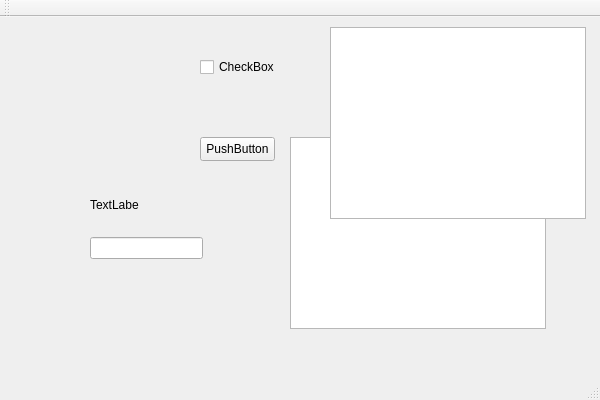
<?xml version="1.0" encoding="UTF-8"?>
<ui version="4.0">
 <class>PostgresGUIClass</class>
 <widget class="QMainWindow" name="PostgresGUIClass">
  <property name="geometry">
   <rect>
    <x>0</x>
    <y>0</y>
    <width>600</width>
    <height>400</height>
   </rect>
  </property>
  <property name="windowTitle">
   <string>PostgresGUI</string>
  </property>
  <widget class="QWidget" name="centralWidget">
   <widget class="QPushButton" name="pushButton">
    <property name="geometry">
     <rect>
      <x>200</x>
      <y>120</y>
      <width>75</width>
      <height>24</height>
     </rect>
    </property>
    <property name="text">
     <string>PushButton</string>
    </property>
   </widget>
   <widget class="QTableView" name="tableView">
    <property name="geometry">
     <rect>
      <x>290</x>
      <y>120</y>
      <width>256</width>
      <height>192</height>
     </rect>
    </property>
   </widget>
   <widget class="QLabel" name="label">
    <property name="geometry">
     <rect>
      <x>90</x>
      <y>180</y>
      <width>49</width>
      <height>16</height>
     </rect>
    </property>
    <property name="text">
     <string>TextLabel</string>
    </property>
   </widget>
   <widget class="QTextBrowser" name="textBrowser">
    <property name="geometry">
     <rect>
      <x>330</x>
      <y>10</y>
      <width>256</width>
      <height>192</height>
     </rect>
    </property>
   </widget>
   <widget class="QCheckBox" name="checkBox">
    <property name="geometry">
     <rect>
      <x>200</x>
      <y>40</y>
      <width>76</width>
      <height>20</height>
     </rect>
    </property>
    <property name="text">
     <string>CheckBox</string>
    </property>
   </widget>
   <widget class="QLineEdit" name="lineEdit">
    <property name="geometry">
     <rect>
      <x>90</x>
      <y>220</y>
      <width>113</width>
      <height>22</height>
     </rect>
    </property>
   </widget>
  </widget>
  <widget class="QMenuBar" name="menuBar">
   <property name="geometry">
    <rect>
     <x>0</x>
     <y>0</y>
     <width>600</width>
     <height>22</height>
    </rect>
   </property>
  </widget>
  <widget class="QToolBar" name="mainToolBar">
   <attribute name="toolBarArea">
    <enum>TopToolBarArea</enum>
   </attribute>
   <attribute name="toolBarBreak">
    <bool>false</bool>
   </attribute>
  </widget>
  <widget class="QStatusBar" name="statusBar"/>
 </widget>
 <layoutdefault spacing="6" margin="11"/>
 <resources>
  <include location="PostgresGUI.qrc"/>
 </resources>
 <connections/>
</ui>
